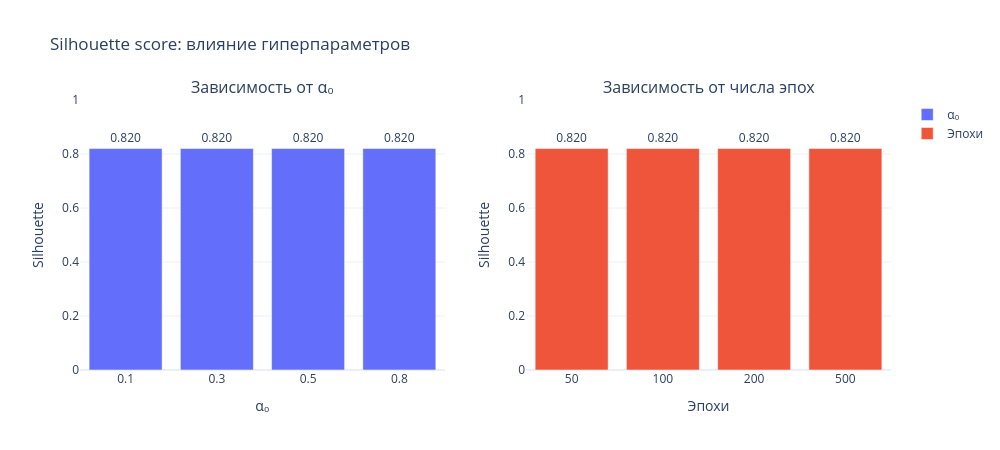

The notebook cell this image was saved under:
### Code cell
alphas = [0.1, 0.3, 0.5, 0.8]
epoch_counts = [50, 100, 200, 500]

results_alpha = {}
for a in alphas:
    s = KohonenSOM(n_neurons=4, alpha_0=a, sigma_0=2.0, seed=42)
    s.fit(X, n_epochs=200)
    labels = s.predict(X)
    results_alpha[a] = silhouette_score(X, labels) if len(np.unique(labels)) > 1 else -1

results_epochs = {}
for ep in epoch_counts:
    s = KohonenSOM(n_neurons=4, alpha_0=0.5, sigma_0=2.0, seed=42)
    s.fit(X, n_epochs=ep)
    labels = s.predict(X)
    results_epochs[ep] = silhouette_score(X, labels) if len(np.unique(labels)) > 1 else -1

fig_params = make_subplots(
    rows=1, cols=2,
    subplot_titles=["Зависимость от α₀", "Зависимость от числа эпох"],
)

fig_params.add_trace(go.Bar(
    x=[str(a) for a in alphas],
    y=list(results_alpha.values()),
    marker_color="#636EFA",
    text=[f"{v:.3f}" for v in results_alpha.values()],
    textposition="outside",
    name="α₀",
), row=1, col=1)

fig_params.add_trace(go.Bar(
    x=[str(e) for e in epoch_counts],
    y=list(results_epochs.values()),
    marker_color="#EF553B",
    text=[f"{v:.3f}" for v in results_epochs.values()],
    textposition="outside",
    name="Эпохи",
), row=1, col=2)

fig_params.update_layout(
    title="Silhouette score: влияние гиперпараметров",
    width=1000, height=450,
    template="plotly_white",
    yaxis=dict(range=[0, 1]),
    yaxis2=dict(range=[0, 1]),
)
fig_params.update_xaxes(title_text="α₀", row=1, col=1)
fig_params.update_xaxes(title_text="Эпохи", row=1, col=2)
fig_params.update_yaxes(title_text="Silhouette", row=1, col=1)
fig_params.update_yaxes(title_text="Silhouette", row=1, col=2)

fig_params.write_html(OUTPUTS / "05_param_analysis.html")
fig_params.show()

print("Silhouette по α₀:")
for a, s in results_alpha.items():
    print(f"  α₀={a}: {s:.4f}")

print("\nSilhouette по числу эпох:")
for e, s in results_epochs.items():
    print(f"  {e} эпох: {s:.4f}")

### Figure 1 — Plotly figure (JSON) as saved in the notebook; plotly's stock layout.template omitted (floating-point values rounded to 4 significant figures)
{"data": [{"marker": {"color": "#636EFA"}, "name": "α₀", "text": ["0.820", "0.820", "0.820", "0.820"], "textposition": "outside", "type": "bar", "x": ["0.1", "0.3", "0.5", "0.8"], "xaxis": "x", "y": [0.8201, 0.8201, 0.8201, 0.8201], "yaxis": "y"}, {"marker": {"color": "#EF553B"}, "name": "Эпохи", "text": ["0.820", "0.820", "0.820", "0.820"], "textposition": "outside", "type": "bar", "x": ["50", "100", "200", "500"], "xaxis": "x2", "y": [0.8201, 0.8201, 0.8201, 0.8201], "yaxis": "y2"}], "layout": {"annotations": [{"font": {"size": 16}, "showarrow": false, "text": "Зависимость от α₀", "x": 0.225, "xanchor": "center", "xref": "paper", "y": 1, "yanchor": "bottom", "yref": "paper"}, {"font": {"size": 16}, "showarrow": false, "text": "Зависимость от числа эпох", "x": 0.775, "xanchor": "center", "xref": "paper", "y": 1, "yanchor": "bottom", "yref": "paper"}], "height": 450, "title": {"text": "Silhouette score: влияние гиперпараметров"}, "width": 1000, "xaxis": {"anchor": "y", "domain": [0, 0.45], "title": {"text": "α₀"}}, "xaxis2": {"anchor": "y2", "domain": [0.55, 1], "title": {"text": "Эпохи"}}, "yaxis": {"anchor": "x", "domain": [0, 1], "range": [0, 1], "title": {"text": "Silhouette"}}, "yaxis2": {"anchor": "x2", "domain": [0, 1], "range": [0, 1], "title": {"text": "Silhouette"}}}}
